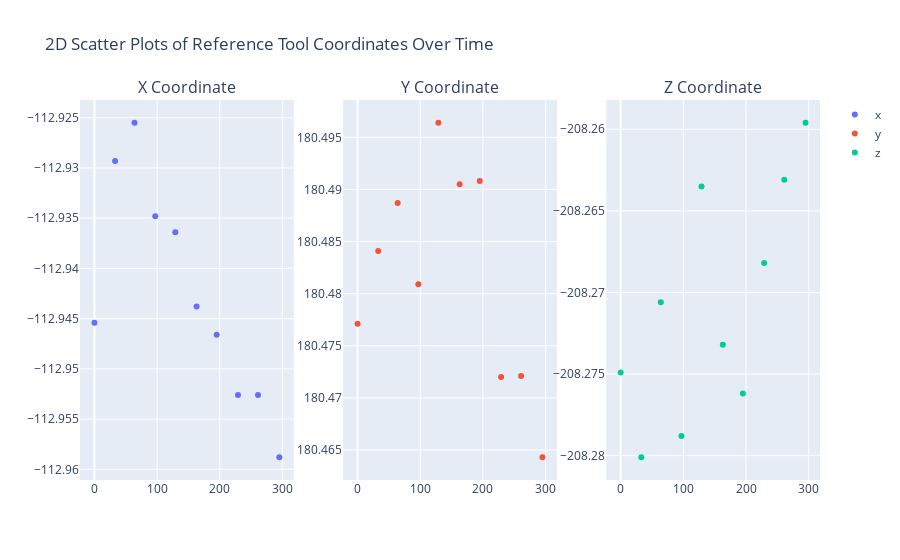
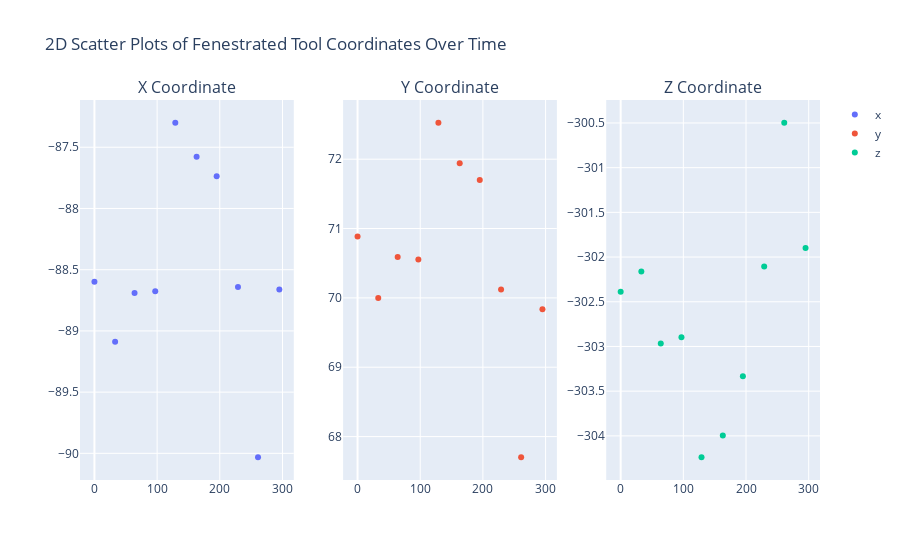
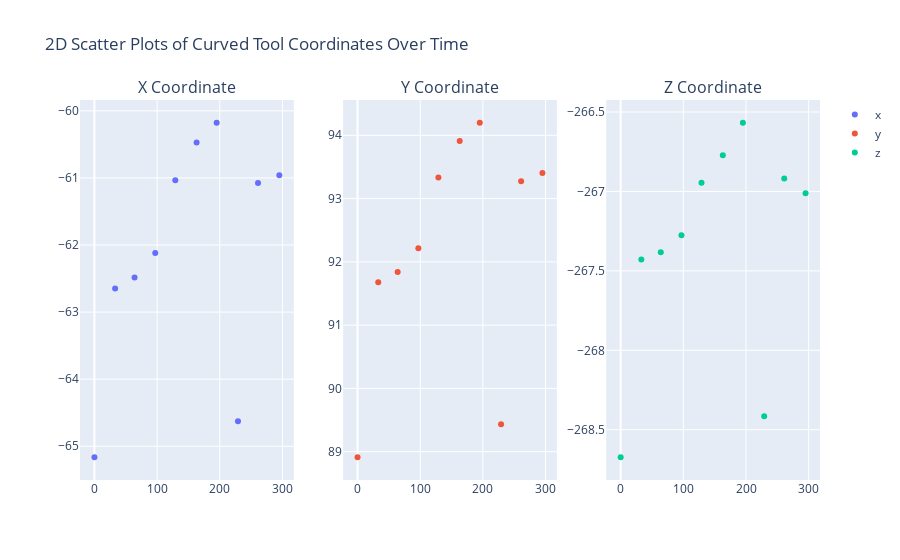
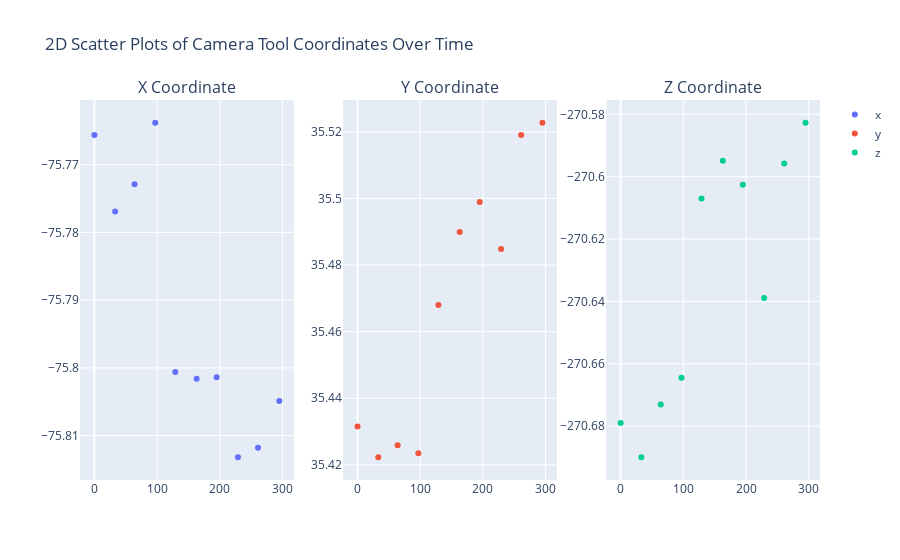

Here is the notebook cell these charts were saved with, in order:
### Code cell
import plotly.graph_objects as go
from plotly.subplots import make_subplots


# Define a function to create scatter plots for x, y, and z coordinates
def create_2d_scatter_plots(df, tool_name):
    fig = make_subplots(
        rows=1, cols=3, subplot_titles=("X Coordinate", "Y Coordinate", "Z Coordinate")
    )

    fig.add_trace(
        go.Scatter(x=df["time"], y=df["x"], mode="markers", name="x"), row=1, col=1
    )

    fig.add_trace(
        go.Scatter(x=df["time"], y=df["y"], mode="markers", name="y"), row=1, col=2
    )

    fig.add_trace(
        go.Scatter(x=df["time"], y=df["z"], mode="markers", name="z"), row=1, col=3
    )

    fig.update_layout(
        title_text=f"2D Scatter Plots of {tool_name} Tool Coordinates Over Time"
    )
    fig.show()


# Plot the data for each tool
create_2d_scatter_plots(reference_df, "Reference")
create_2d_scatter_plots(fenestrated_df, "Fenestrated")
create_2d_scatter_plots(curved_df, "Curved")
create_2d_scatter_plots(camera_df, "Camera")

### Figure 1 — Plotly figure (JSON) as saved in the notebook; plotly's stock layout.template omitted (floating-point values rounded to 4 significant figures)
{"data": [{"mode": "markers", "name": "x", "type": "scatter", "x": [0, 33, 64, 97, 129, 163, 195, 229, 261, 295], "xaxis": "x", "y": [-112.9, -112.9, -112.9, -112.9, -112.9, -112.9, -112.9, -113.0, -113.0, -113.0], "yaxis": "y"}, {"mode": "markers", "name": "y", "type": "scatter", "x": [0, 33, 64, 97, 129, 163, 195, 229, 261, 295], "xaxis": "x2", "y": [180.5, 180.5, 180.5, 180.5, 180.5, 180.5, 180.5, 180.5, 180.5, 180.5], "yaxis": "y2"}, {"mode": "markers", "name": "z", "type": "scatter", "x": [0, 33, 64, 97, 129, 163, 195, 229, 261, 295], "xaxis": "x3", "y": [-208.3, -208.3, -208.3, -208.3, -208.3, -208.3, -208.3, -208.3, -208.3, -208.3], "yaxis": "y3"}], "layout": {"annotations": [{"font": {"size": 16}, "showarrow": false, "text": "X Coordinate", "x": 0.1444, "xanchor": "center", "xref": "paper", "y": 1, "yanchor": "bottom", "yref": "paper"}, {"font": {"size": 16}, "showarrow": false, "text": "Y Coordinate", "x": 0.5, "xanchor": "center", "xref": "paper", "y": 1, "yanchor": "bottom", "yref": "paper"}, {"font": {"size": 16}, "showarrow": false, "text": "Z Coordinate", "x": 0.8556, "xanchor": "center", "xref": "paper", "y": 1, "yanchor": "bottom", "yref": "paper"}], "title": {"text": "2D Scatter Plots of Reference Tool Coordinates Over Time"}, "xaxis": {"anchor": "y", "domain": [0, 0.2889]}, "xaxis2": {"anchor": "y2", "domain": [0.3556, 0.6444]}, "xaxis3": {"anchor": "y3", "domain": [0.7111, 1]}, "yaxis": {"anchor": "x", "domain": [0, 1]}, "yaxis2": {"anchor": "x2", "domain": [0, 1]}, "yaxis3": {"anchor": "x3", "domain": [0, 1]}}}

### Figure 2 — Plotly figure (JSON) as saved in the notebook; plotly's stock layout.template omitted (floating-point values rounded to 4 significant figures)
{"data": [{"mode": "markers", "name": "x", "type": "scatter", "x": [0, 33, 64, 97, 129, 163, 195, 229, 261, 295], "xaxis": "x", "y": [-88.6, -89.09, -88.69, -88.68, -87.3, -87.58, -87.74, -88.64, -90.03, -88.66], "yaxis": "y"}, {"mode": "markers", "name": "y", "type": "scatter", "x": [0, 33, 64, 97, 129, 163, 195, 229, 261, 295], "xaxis": "x2", "y": [70.89, 70.0, 70.59, 70.55, 72.53, 71.94, 71.7, 70.12, 67.7, 69.84], "yaxis": "y2"}, {"mode": "markers", "name": "z", "type": "scatter", "x": [0, 33, 64, 97, 129, 163, 195, 229, 261, 295], "xaxis": "x3", "y": [-302.4, -302.2, -303.0, -302.9, -304.2, -304.0, -303.3, -302.1, -300.5, -301.9], "yaxis": "y3"}], "layout": {"annotations": [{"font": {"size": 16}, "showarrow": false, "text": "X Coordinate", "x": 0.1444, "xanchor": "center", "xref": "paper", "y": 1, "yanchor": "bottom", "yref": "paper"}, {"font": {"size": 16}, "showarrow": false, "text": "Y Coordinate", "x": 0.5, "xanchor": "center", "xref": "paper", "y": 1, "yanchor": "bottom", "yref": "paper"}, {"font": {"size": 16}, "showarrow": false, "text": "Z Coordinate", "x": 0.8556, "xanchor": "center", "xref": "paper", "y": 1, "yanchor": "bottom", "yref": "paper"}], "title": {"text": "2D Scatter Plots of Fenestrated Tool Coordinates Over Time"}, "xaxis": {"anchor": "y", "domain": [0, 0.2889]}, "xaxis2": {"anchor": "y2", "domain": [0.3556, 0.6444]}, "xaxis3": {"anchor": "y3", "domain": [0.7111, 1]}, "yaxis": {"anchor": "x", "domain": [0, 1]}, "yaxis2": {"anchor": "x2", "domain": [0, 1]}, "yaxis3": {"anchor": "x3", "domain": [0, 1]}}}

### Figure 3 — Plotly figure (JSON) as saved in the notebook; plotly's stock layout.template omitted (floating-point values rounded to 4 significant figures)
{"data": [{"mode": "markers", "name": "x", "type": "scatter", "x": [0, 33, 64, 97, 129, 163, 195, 229, 261, 295], "xaxis": "x", "y": [-65.16, -62.65, -62.49, -62.12, -61.04, -60.47, -60.18, -64.63, -61.08, -60.96], "yaxis": "y"}, {"mode": "markers", "name": "y", "type": "scatter", "x": [0, 33, 64, 97, 129, 163, 195, 229, 261, 295], "xaxis": "x2", "y": [88.91, 91.68, 91.84, 92.22, 93.33, 93.91, 94.2, 89.43, 93.27, 93.4], "yaxis": "y2"}, {"mode": "markers", "name": "z", "type": "scatter", "x": [0, 33, 64, 97, 129, 163, 195, 229, 261, 295], "xaxis": "x3", "y": [-268.7, -267.4, -267.4, -267.3, -266.9, -266.8, -266.6, -268.4, -266.9, -267.0], "yaxis": "y3"}], "layout": {"annotations": [{"font": {"size": 16}, "showarrow": false, "text": "X Coordinate", "x": 0.1444, "xanchor": "center", "xref": "paper", "y": 1, "yanchor": "bottom", "yref": "paper"}, {"font": {"size": 16}, "showarrow": false, "text": "Y Coordinate", "x": 0.5, "xanchor": "center", "xref": "paper", "y": 1, "yanchor": "bottom", "yref": "paper"}, {"font": {"size": 16}, "showarrow": false, "text": "Z Coordinate", "x": 0.8556, "xanchor": "center", "xref": "paper", "y": 1, "yanchor": "bottom", "yref": "paper"}], "title": {"text": "2D Scatter Plots of Curved Tool Coordinates Over Time"}, "xaxis": {"anchor": "y", "domain": [0, 0.2889]}, "xaxis2": {"anchor": "y2", "domain": [0.3556, 0.6444]}, "xaxis3": {"anchor": "y3", "domain": [0.7111, 1]}, "yaxis": {"anchor": "x", "domain": [0, 1]}, "yaxis2": {"anchor": "x2", "domain": [0, 1]}, "yaxis3": {"anchor": "x3", "domain": [0, 1]}}}

### Figure 4 — Plotly figure (JSON) as saved in the notebook; plotly's stock layout.template omitted (floating-point values rounded to 4 significant figures)
{"data": [{"mode": "markers", "name": "x", "type": "scatter", "x": [0, 33, 64, 97, 129, 163, 195, 229, 261, 295], "xaxis": "x", "y": [-75.77, -75.78, -75.77, -75.76, -75.8, -75.8, -75.8, -75.81, -75.81, -75.8], "yaxis": "y"}, {"mode": "markers", "name": "y", "type": "scatter", "x": [0, 33, 64, 97, 129, 163, 195, 229, 261, 295], "xaxis": "x2", "y": [35.43, 35.42, 35.43, 35.42, 35.47, 35.49, 35.5, 35.48, 35.52, 35.52], "yaxis": "y2"}, {"mode": "markers", "name": "z", "type": "scatter", "x": [0, 33, 64, 97, 129, 163, 195, 229, 261, 295], "xaxis": "x3", "y": [-270.7, -270.7, -270.7, -270.7, -270.6, -270.6, -270.6, -270.6, -270.6, -270.6], "yaxis": "y3"}], "layout": {"annotations": [{"font": {"size": 16}, "showarrow": false, "text": "X Coordinate", "x": 0.1444, "xanchor": "center", "xref": "paper", "y": 1, "yanchor": "bottom", "yref": "paper"}, {"font": {"size": 16}, "showarrow": false, "text": "Y Coordinate", "x": 0.5, "xanchor": "center", "xref": "paper", "y": 1, "yanchor": "bottom", "yref": "paper"}, {"font": {"size": 16}, "showarrow": false, "text": "Z Coordinate", "x": 0.8556, "xanchor": "center", "xref": "paper", "y": 1, "yanchor": "bottom", "yref": "paper"}], "title": {"text": "2D Scatter Plots of Camera Tool Coordinates Over Time"}, "xaxis": {"anchor": "y", "domain": [0, 0.2889]}, "xaxis2": {"anchor": "y2", "domain": [0.3556, 0.6444]}, "xaxis3": {"anchor": "y3", "domain": [0.7111, 1]}, "yaxis": {"anchor": "x", "domain": [0, 1]}, "yaxis2": {"anchor": "x2", "domain": [0, 1]}, "yaxis3": {"anchor": "x3", "domain": [0, 1]}}}
